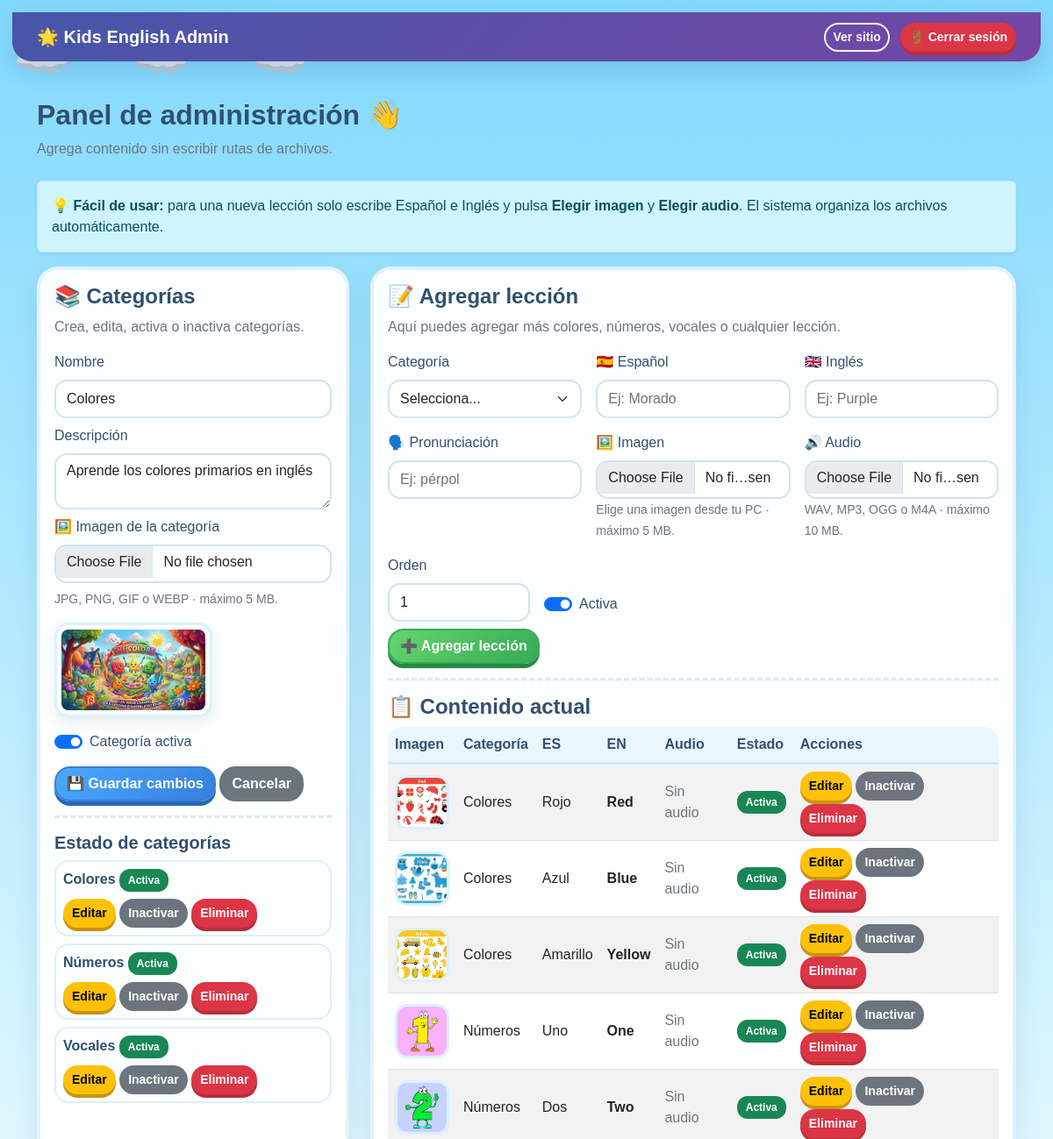
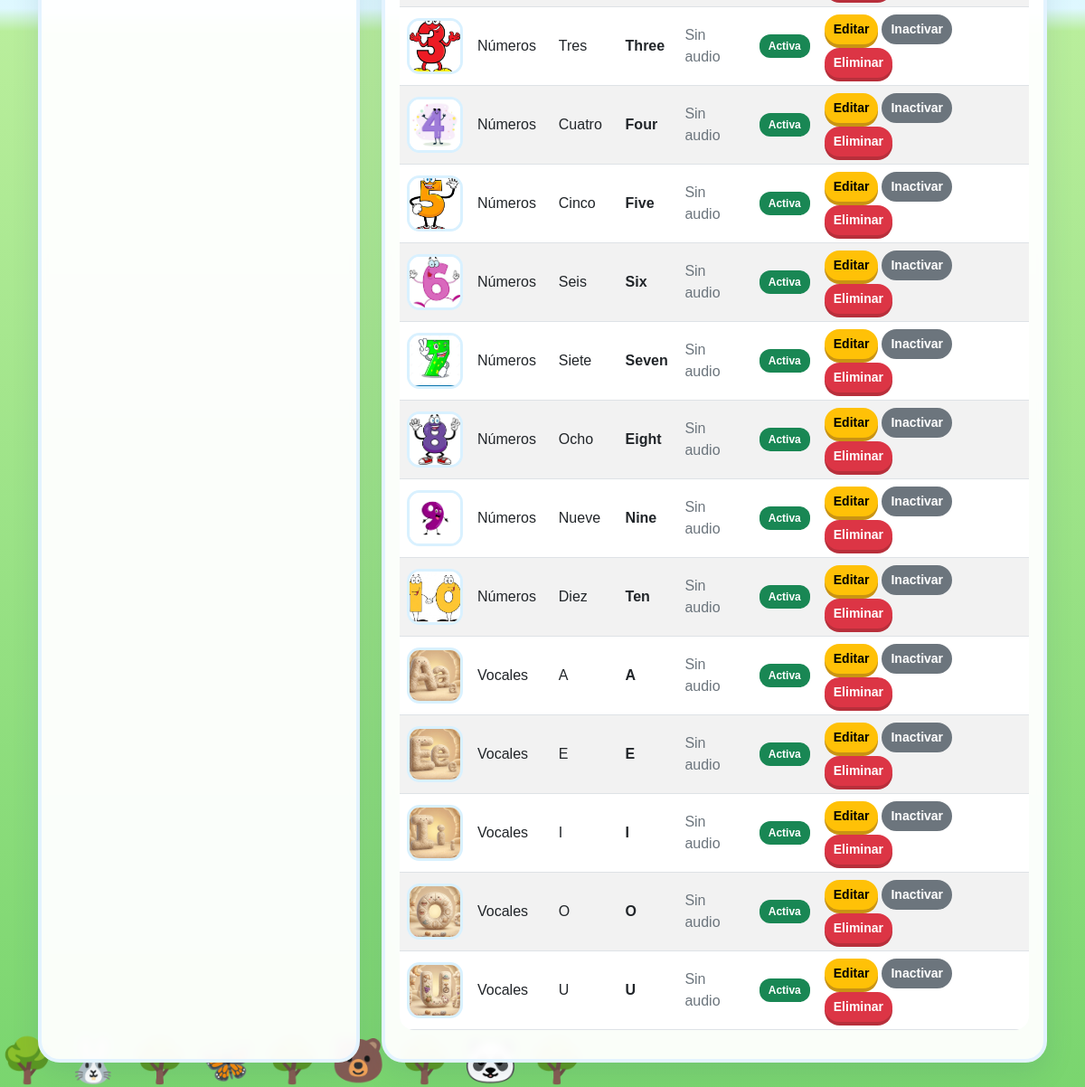
The page /admin/index.php?edit_cat=1 (signed in) on the database its author committed (2 pictures, top to bottom).
### tables this page shows
CREATE TABLE categorias (
 id_categoria INT AUTO_INCREMENT PRIMARY KEY,
 nombre VARCHAR(80) NOT NULL UNIQUE,
 descripcion VARCHAR(255),
 icono VARCHAR(255),
 estado TINYINT(1) DEFAULT 1
);

CREATE TABLE lecciones (
 id_leccion INT AUTO_INCREMENT PRIMARY KEY,
 id_categoria INT NOT NULL,
 palabra_espanol VARCHAR(80) NOT NULL,
 palabra_ingles VARCHAR(80) NOT NULL,
 pronunciacion VARCHAR(80),
 ruta_imagen VARCHAR(255),
 ruta_audio VARCHAR(255),
 orden INT DEFAULT 0,
 estado TINYINT(1) DEFAULT 1,
 FOREIGN KEY (id_categoria) REFERENCES categorias(id_categoria) ON DELETE CASCADE
);

### admin/index.php (the view, shortened to what this page needs)
<?php
require_once "../conexion/conexion.php";
$cats = $conexion->query("SELECT * FROM categorias ORDER BY id_categoria")->fetch_all(MYSQLI_ASSOC);
$ls = $conexion->query(
    "SELECT l.*, c.nombre AS categoria, c.estado AS categoria_estado
     FROM lecciones l
     INNER JOIN categorias c ON c.id_categoria = l.id_categoria
     ORDER BY c.id_categoria, l.orden, l.id_leccion"
)->fetch_all(MYSQLI_ASSOC);
$editCat = null;
if (isset($_GET['edit_cat'])) {
    $id = (int) $_GET['edit_cat'];
    foreach ($cats as $cat) {
        if ((int) $cat['id_categoria'] === $id) {
            $editCat = $cat;
            break;
        }
    }
}
$editL = null;
?>
<!doctype html>
<html lang="es">
<head>
    <link rel="stylesheet" href="../css/bootstrap.min.css">
    <link rel="stylesheet" href="../css/kids.css">
</head>
<body>
<nav class="navbar navbar-dark admin-nav">
    <div class="container">
        <span class="navbar-brand">🌟 Kids English Admin</span>
        <div>
            <a class="btn btn-outline-light btn-sm me-2" href="../index.php">Ver sitio</a>
            <a class="btn btn-danger btn-sm" href="logout.php">🚪 Cerrar sesión</a>
        </div>
    </div>
</nav>
<main class="container py-4">
    <div class="d-flex justify-content-between align-items-center mb-4 flex-wrap gap-2">
        <div>
            <h2>Panel de administración 👋</h2>
            <p class="text-secondary mb-0">
                Agrega contenido sin escribir rutas de archivos.
            </p>
        </div>
    </div>
    <div class="alert alert-info shadow-sm">
        <strong>💡 Fácil de usar:</strong>
        para una nueva lección solo escribe Español e Inglés y pulsa
        <strong>Elegir imagen</strong> y <strong>Elegir audio</strong>.
        El sistema organiza los archivos automáticamente.
    </div>
    <div class="row g-4">
        <div class="col-lg-4">
            <div class="card admin-card shadow p-3 h-100">
                <h4>📚 Categorías</h4>
                <p class="text-secondary">Crea, edita, activa o inactiva categorías.</p>
                <form method="post" enctype="multipart/form-data">
                    <label class="form-label">Nombre</label>
                    <input type="text" name="nombre" class="form-control mb-2" required
                           value="<?php echo htmlspecialchars($editCat['nombre'] ?? ''); ?>"
                           placeholder="Ej: Colores">
                    <label class="form-label">Descripción</label>
                    <textarea name="descripcion" class="form-control mb-2"
                              placeholder="Descripción de la categoría"><?php echo htmlspecialchars($editCat['descripcion'] ?? ''); ?></textarea>
                    <label class="form-label">🖼️ Imagen de la categoría</label>
                    <input type="file" name="imagen_categoria" class="form-control mb-2"
                           accept="image/jpeg,image/png,image/gif,image/webp">
                    <small class="text-secondary d-block mb-3">JPG, PNG, GIF o WEBP · máximo 5 MB.</small>
                    <?php if (!empty($editCat['icono']) && file_exists(__DIR__ . '/../' . $editCat['icono'])): ?>
                        <img src="../<?php echo htmlspecialchars($editCat['icono']); ?>"
                             class="admin-preview mb-3" alt="Imagen actual">
                    <?php endif; ?>
                    <div class="form-check form-switch mb-3">
                        <input class="form-check-input" type="checkbox" name="estado" id="estadoCategoria"
                            <?php echo (!$editCat || (int) $editCat['estado'] === 1) ? 'checked' : ''; ?>>
                        <label class="form-check-label" for="estadoCategoria">Categoría activa</label>
                    </div>
                    <button class="btn btn-primary">
                        <?php echo $editCat ? '💾 Guardar cambios' : '➕ Agregar categoría'; ?>
                    </button>
                    <?php if ($editCat): ?>
                        <a href="index.php" class="btn btn-secondary">Cancelar</a>
                    <?php endif; ?>
                </form>
                <hr>
                <h5>Estado de categorías</h5>
                <?php foreach ($cats as $cat): ?>
                    <div class="border rounded p-2 mb-2">
                        <div class="d-flex justify-content-between align-items-center gap-2">
                            <div>
                                <strong><?php echo htmlspecialchars($cat['nombre']); ?></strong>
                                <?php if ((int) $cat['estado'] === 1): ?>
                                    <span class="badge bg-success">Activa</span>
                                <?php else: ?>
                                    <span class="badge bg-secondary">Inactiva</span>
                                <?php endif; ?>
                            </div>
                        </div>
                        <div class="mt-2">
                            <a class="btn btn-sm btn-warning" href="?edit_cat=<?php echo $cat['id_categoria']; ?>">Editar</a>
                            <?php if ((int) $cat['estado'] === 1): ?>
                                <a class="btn btn-sm btn-secondary" href="?toggle_categoria=<?php echo $cat['id_categoria']; ?>"
                                   onclick="return confirm('¿Quieres inactivar esta categoría?')">Inactivar</a>
                            <?php else: ?>
                                <a class="btn btn-sm btn-success" href="?toggle_categoria=<?php echo $cat['id_categoria']; ?>">Activar</a>
                            <?php endif; ?>
                            <a class="btn btn-sm btn-danger" href="?delete_categoria=<?php echo $cat['id_categoria']; ?>"
                               onclick="return confirm('¿Eliminar esta categoría y todas sus lecciones?')">Eliminar</a>
                        </div>
                    </div>
                <?php endforeach; ?>
            </div>
        </div>
        <div class="col-lg-8">
            <div class="card admin-card shadow p-3">
                <h4>📝 <?php echo $editL ? 'Editar lección' : 'Agregar lección'; ?></h4>
                <p class="text-secondary">Aquí puedes agregar más colores, números, vocales o cualquier lección.</p>
                <form method="post" enctype="multipart/form-data" class="row g-3">
                    <div class="col-md-4">
                        <label class="form-label">Categoría</label>
                        <select name="categoria" class="form-select" required>
                            <option value="">Selecciona...</option>
                        </select>
                    </div>
                    <div class="col-md-4">
                        <label class="form-label">🇪🇸 Español</label>
                        <input type="text" name="es" class="form-control" required
                               value="<?php echo htmlspecialchars($editL['palabra_espanol'] ?? ''); ?>"
                               placeholder="Ej: Morado">
                    </div>
                    <div class="col-md-4">
                        <label class="form-label">🇬🇧 Inglés</label>
                        <input type="text" name="en" class="form-control" required
                               value="<?php echo htmlspecialchars($editL['palabra_ingles'] ?? ''); ?>"
                               placeholder="Ej: Purple">
                    </div>
                    <div class="col-md-4">
                        <label class="form-label">🗣️ Pronunciación</label>
                        <input type="text" name="pron" class="form-control"
                               value="<?php echo htmlspecialchars($editL['pronunciacion'] ?? ''); ?>"
                               placeholder="Ej: pérpol">
                    </div>
                    <div class="col-md-4">
                        <label class="form-label">🖼️ Imagen</label>
                        <input type="file" name="imagen" class="form-control"
                               accept="image/jpeg,image/png,image/gif,image/webp">
                        <small class="text-secondary">Elige una imagen desde tu PC · máximo 5 MB.</small>
                    </div>
                    <div class="col-md-4">
                        <label class="form-label">🔊 Audio</label>
                        <input type="file" name="audio" class="form-control"
                               accept="audio/wav,audio/mpeg,audio/ogg,audio/mp4,.wav,.mp3,.ogg,.m4a">
                        <small class="text-secondary">WAV, MP3, OGG o M4A · máximo 10 MB.</small>
                    </div>
                    <div class="col-md-3">
                        <label class="form-label">Orden</label>
                        <input type="number" name="orden" class="form-control" min="1"
                               value="<?php echo htmlspecialchars($editL['orden'] ?? 1); ?>">
                    </div>
                    <div class="col-md-3 d-flex align-items-end">
                        <div class="form-check form-switch mb-2">
                            <input class="form-check-input" type="checkbox" name="estado" id="estadoLeccion"
                                <?php echo (!$editL || (int) $editL['estado'] === 1) ? 'checked' : ''; ?> >
                            <label class="form-check-label" for="estadoLeccion">Activa</label>
                        </div>
                    </div>
                    <div class="col-12 mt-2">
                        <button class="btn btn-success">
                            <?php echo $editL ? '💾 Guardar cambios' : '➕ Agregar lección'; ?>
                        </button>
                    </div>
                </form>
                <hr>
                <h4>📋 Contenido actual</h4>
                <div class="table-responsive">
                    <table class="table table-striped table-hover align-middle">
                        <thead>
                            <tr>
                                <th>Imagen</th>
                                <th>Categoría</th>
                                <th>ES</th>
                                <th>EN</th>
                                <th>Audio</th>
                                <th>Estado</th>
                                <th>Acciones</th>
                            </tr>
                        </thead>
                        <tbody>
                            <?php foreach ($ls as $lesson): ?>
                                <tr>
                                    <td>
                                        <?php if (!empty($lesson['ruta_imagen']) && file_exists(__DIR__ . '/../' . $lesson['ruta_imagen'])): ?>
                                            <img src="../<?php echo htmlspecialchars($lesson['ruta_imagen']); ?>"
                                                 class="admin-thumb" alt="<?php echo htmlspecialchars($lesson['palabra_ingles']); ?>">
                                        <?php else: ?>
                                            <span class="text-secondary">Sin imagen</span>
                                        <?php endif; ?>
                                    </td>
                                    <td><?php echo htmlspecialchars($lesson['categoria']); ?></td>
                                    <td><?php echo htmlspecialchars($lesson['palabra_espanol']); ?></td>
                                    <td><strong><?php echo htmlspecialchars($lesson['palabra_ingles']); ?></strong></td>
                                    <td>
                                        <?php if (!empty($lesson['ruta_audio']) && file_exists(__DIR__ . '/../' . $lesson['ruta_audio'])): ?>
                                            <audio controls class="admin-audio">
                                                <source src="../<?php echo htmlspecialchars($lesson['ruta_audio']); ?>">
                                            </audio>
                                        <?php else: ?>
                                            <span class="text-secondary">Sin audio</span>
                                        <?php endif; ?>
                                    </td>
                                    <td>
                                        <?php if ((int) $lesson['estado'] === 1): ?>
                                            <span class="badge bg-success">Activa</span>
                                        <?php else: ?>
                                            <span class="badge bg-secondary">Inactiva</span>
                                        <?php endif; ?>
                                    </td>
                                    <td>
                                        <div class="d-flex flex-wrap gap-1">
                                            <a class="btn btn-sm btn-warning" href="?edit_l=<?php echo $lesson['id_leccion']; ?>">Editar</a>
                                            <?php if ((int) $lesson['estado'] === 1): ?>
                                                <a class="btn btn-sm btn-secondary" href="?toggle_leccion=<?php echo $lesson['id_leccion']; ?>">Inactivar</a>
                                            <?php else: ?>
                                                <a class="btn btn-sm btn-success" href="?toggle_leccion=<?php echo $lesson['id_leccion']; ?>">Activar</a>
                                            <?php endif; ?>
                                            <a class="btn btn-sm btn-danger" href="?delete_leccion=<?php echo $lesson['id_leccion']; ?>"
                                               onclick="return confirm('¿Eliminar esta lección?')">Eliminar</a>
                                        </div>
                                    </td>
                                </tr>
                            <?php endforeach; ?>
                        </tbody>
                    </table>
                </div>
            </div>
        </div>
    </div>
</main>
</body>
</html>

### rows shown on the page
categorias: nombre "Colores", descripcion "Aprende los colores primarios en inglés", icono (picture), estado "☑", shows "Activa"
categorias: nombre "Números", estado "Activa"
categorias: nombre "Vocales", estado "Activa"
lecciones: ruta_imagen (picture), id_categoria.nombre "Colores", palabra_espanol "Rojo", palabra_ingles "Red", shows "Sin audio", estado "Activa"
lecciones: ruta_imagen (picture), id_categoria.nombre "Colores", palabra_espanol "Azul", palabra_ingles "Blue", shows "Sin audio", estado "Activa"
lecciones: ruta_imagen (picture), id_categoria.nombre "Colores", palabra_espanol "Amarillo", palabra_ingles "Yellow", shows "Sin audio", estado "Activa"
lecciones: ruta_imagen (picture), id_categoria.nombre "Números", palabra_espanol "Uno", palabra_ingles "One", shows "Sin audio", estado "Activa"
lecciones: ruta_imagen (picture), id_categoria.nombre "Números", palabra_espanol "Dos", palabra_ingles "Two", shows "Sin audio", estado "Activa"
lecciones: ruta_imagen (picture), id_categoria.nombre "Números", palabra_espanol "Tres", palabra_ingles "Three", shows "Sin audio", estado "Activa"
lecciones: ruta_imagen (picture), id_categoria.nombre "Números", palabra_espanol "Cuatro", palabra_ingles "Four", shows "Sin audio", estado "Activa"
lecciones: ruta_imagen (picture), id_categoria.nombre "Números", palabra_espanol "Cinco", palabra_ingles "Five", shows "Sin audio", estado "Activa"
lecciones: ruta_imagen (picture), id_categoria.nombre "Números", palabra_espanol "Seis", palabra_ingles "Six", shows "Sin audio", estado "Activa"
lecciones: ruta_imagen (picture), id_categoria.nombre "Números", palabra_espanol "Siete", palabra_ingles "Seven", shows "Sin audio", estado "Activa"
lecciones: ruta_imagen (picture), id_categoria.nombre "Números", palabra_espanol "Ocho", palabra_ingles "Eight", shows "Sin audio", estado "Activa"
lecciones: ruta_imagen (picture), id_categoria.nombre "Números", palabra_espanol "Nueve", palabra_ingles "Nine", shows "Sin audio", estado "Activa"
lecciones: ruta_imagen (picture), id_categoria.nombre "Números", palabra_espanol "Diez", palabra_ingles "Ten", shows "Sin audio", estado "Activa"
lecciones: ruta_imagen (picture), id_categoria.nombre "Vocales", palabra_espanol "A", palabra_ingles "A", shows "Sin audio", estado "Activa"
lecciones: ruta_imagen (picture), id_categoria.nombre "Vocales", palabra_espanol "E", palabra_ingles "E", shows "Sin audio", estado "Activa"
lecciones: ruta_imagen (picture), id_categoria.nombre "Vocales", palabra_espanol "I", palabra_ingles "I", shows "Sin audio", estado "Activa"
lecciones: ruta_imagen (picture), id_categoria.nombre "Vocales", palabra_espanol "O", palabra_ingles "O", shows "Sin audio", estado "Activa"
lecciones: ruta_imagen (picture), id_categoria.nombre "Vocales", palabra_espanol "U", palabra_ingles "U", shows "Sin audio", estado "Activa"
